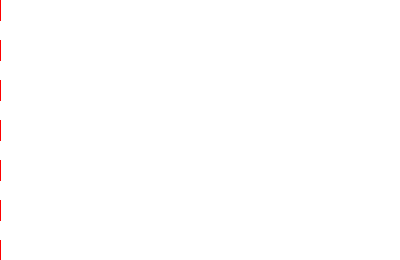
Frame 1 (no input)
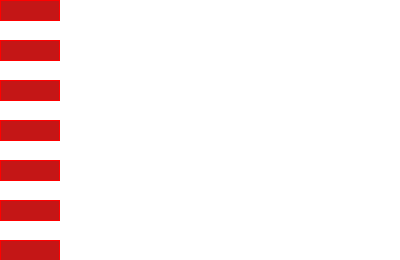
Frame 60 (the mouse pressed at the canvas centre just before this capture)
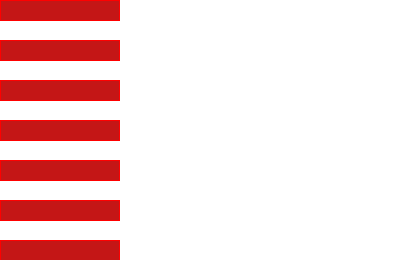
Frame 120 (the mouse held since frame 60 and released just before this capture)

The Processing sketch that drew these frames (run headless with seeded random() and noise(); from frame 60 on, the mouse is pressed at the canvas centre):

// Processing sketch: processing_71463
// ── processing_71463.pde

//Jimmy C ; Block 6; CP1

int h = 0;
int bh = -400;




void setup()
{
  size(400, 260);
  noFill();
  background (255, 255, 255);
  frameRate(300);
}
void draw()
{
  redstripe();
  bluebox();
  stars();
}

void redstripe()
{
  fill(196,22,22);
  stroke(255,0,0);
  rect(0,0,h,20);
  rect(0,40,h,20);
  rect(0,80,h,20);
  rect(0,120,h,20);
  rect(0,160,h,20);
  rect(0,200,h,20);
  rect(0,240,h,20);
  h = h + 1;
}

void bluebox()
{
  fill(3,26,133);
  stroke(3,26,133);
  rect(bh,0,170,120);
  bh=bh+1;
  if (bh>0)
  bh=0;
}

void stars()
{
  if (bh>-1)
  fill(255,255,255);
  int s=15;
  int ss=28;
  if (bh>-1)
  while (s<169)
  {
  ellipse(s,10,12,12);
  ellipse(s,34,12,12);
  ellipse(s,56,12,12);
  ellipse(s,80,12,12);
  ellipse(s,104,12,12);
  s=s+28;
  }
  if (bh>-1)
  while (ss<151)
  {
  ellipse(ss,21,12,12);
  ellipse(ss,45,12,12);
  ellipse(ss,68,12,12);
  ellipse(ss,92,12,12);
  ss=ss+28;
  }
}
